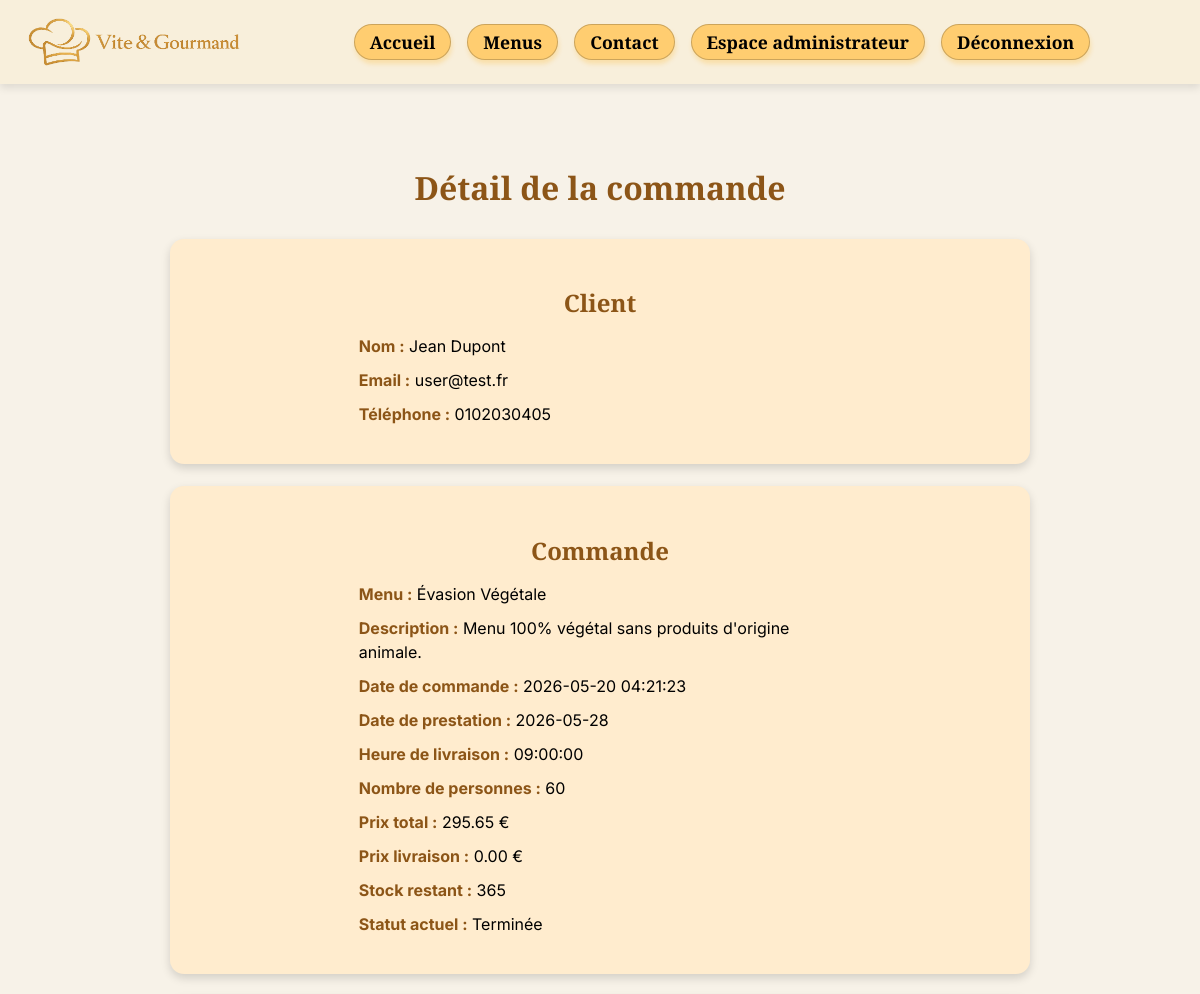
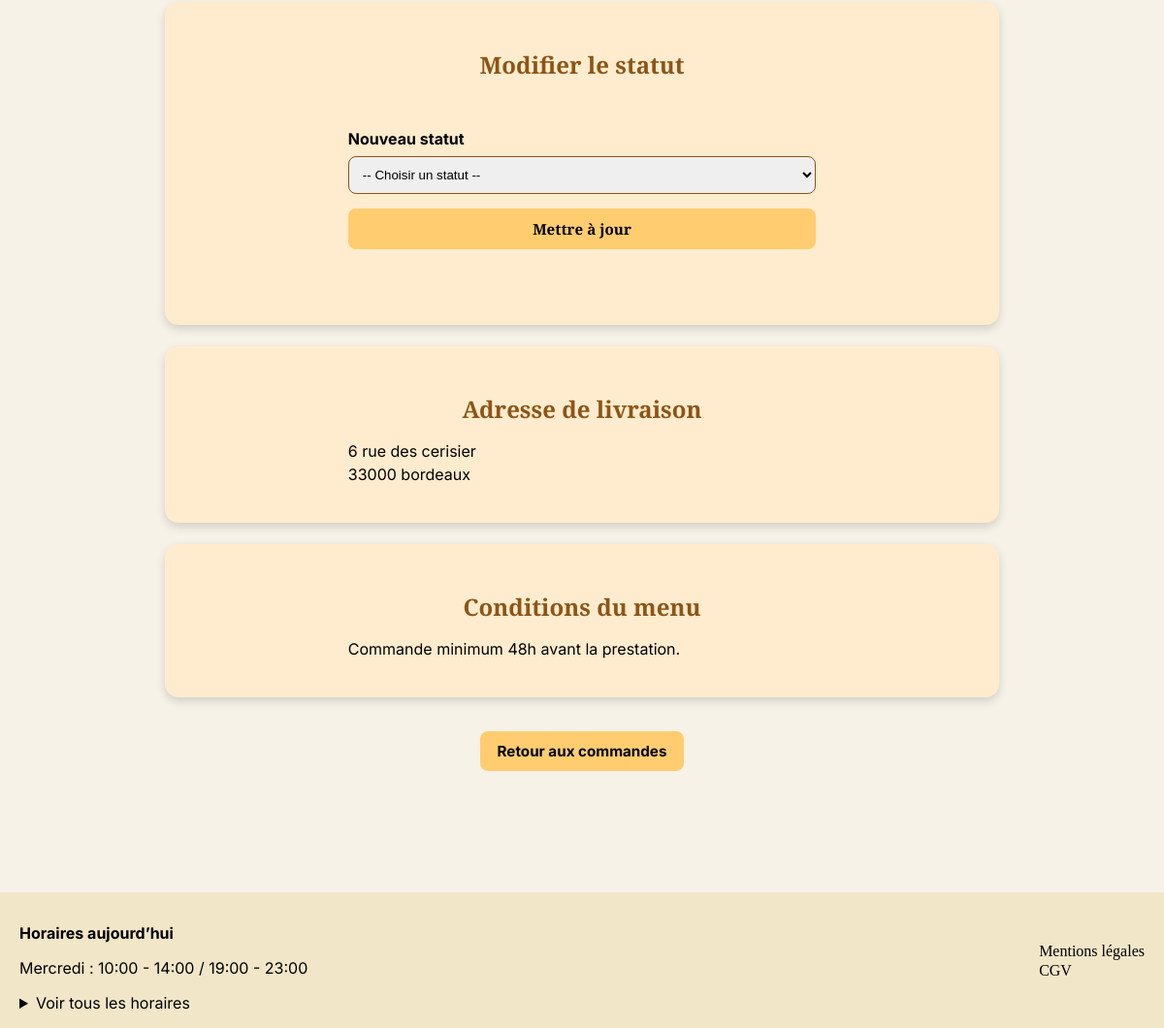
Page /public/detail-commande-employe.php?id=43 (signed in) on the committed database (2 pictures, top to bottom).
### tables this page shows
CREATE TABLE `commande` (
  `id` int(11) NOT NULL,
  `date_commande` datetime NOT NULL DEFAULT current_timestamp(),
  `date_prestation` date NOT NULL,
  `heure_livraison` time NOT NULL,
  `adresse_livraison` varchar(255) NOT NULL,
  `ville_livraison` varchar(100) NOT NULL,
  `code_postal` varchar(10) NOT NULL,
  `distance_km` decimal(6,2) NOT NULL DEFAULT 0.00,
  `nb_personnes` int(11) NOT NULL,
  `prix_total` decimal(10,2) NOT NULL,
  `prix_livraison` decimal(10,2) NOT NULL DEFAULT 0.00,
  `utilisateur_id` int(11) NOT NULL,
  `menu_id` int(11) NOT NULL,
  `statut_commande` enum('en_attente','accepte','annulee','en_preparation','en_cours_de_livraison','livree','en_attente_retour_materiel','terminee') NOT NULL DEFAULT 'en_attente',
  `mode_contact_annulation` varchar(50) DEFAULT NULL,
  `motif_annulation` text DEFAULT NULL
);

CREATE TABLE `utilisateur` (
  `id` int(11) NOT NULL,
  `nom` varchar(100) NOT NULL,
  `prenom` varchar(100) NOT NULL,
  `email` varchar(255) NOT NULL,
  `telephone` varchar(20) NOT NULL,
  `adresse` varchar(255) NOT NULL,
  `code_postal` varchar(10) NOT NULL,
  `ville` varchar(100) NOT NULL,
  `mot_de_passe` varchar(255) NOT NULL,
  `date_creation` datetime NOT NULL DEFAULT current_timestamp(),
  `actif` tinyint(1) NOT NULL DEFAULT 1,
  `role_id` int(11) NOT NULL,
  `reset_token` varchar(255) DEFAULT NULL,
  `reset_token_expire` datetime DEFAULT NULL
);

CREATE TABLE `menu` (
  `id` int(11) NOT NULL,
  `titre` varchar(100) NOT NULL,
  `description` varchar(255) NOT NULL,
  `nombre_personne_min` int(11) NOT NULL,
  `prix_min` decimal(10,2) NOT NULL,
  `condition_menu` varchar(255) NOT NULL,
  `stock_disponible` int(11) NOT NULL,
  `actif` tinyint(1) NOT NULL DEFAULT 1,
  `theme_id` int(11) NOT NULL,
  `regime_id` int(11) NOT NULL
);

### public/detail-commande-employe.php (the view, shortened to what this page needs)
<?php
require_once __DIR__ . '/../includes/db.php';
$commande_id = (int) ($_GET['id'] ?? 0);
$sql = "
    SELECT
        commande.*,
        utilisateur.nom,
        utilisateur.prenom,
        utilisateur.email,
        utilisateur.telephone,
        menu.titre AS menu_titre,
        menu.description AS menu_description,
        menu.condition_menu,
        menu.stock_disponible
    FROM commande
    JOIN utilisateur ON commande.utilisateur_id = utilisateur.id
    JOIN menu ON commande.menu_id = menu.id
    WHERE commande.id = ?
";
$stmt = $pdo->prepare($sql);
$stmt->execute([$commande_id]);
$commande = $stmt->fetch(PDO::FETCH_ASSOC);
$statuts_labels = [
    'en_attente' => 'En attente',
    'accepte' => 'Accepté',
    'annulee' => 'Annulée',
    'en_preparation' => 'En préparation',
    'en_cours_de_livraison' => 'En cours de livraison',
    'livree' => 'Livrée',
    'en_attente_retour_materiel' => 'En attente du retour matériel',
    'terminee' => 'Terminée'
];
require_once __DIR__ . '/../includes/header.php';
?>
<main class="detail-commande-employe">
    <h1>Détail de la commande</h1>
    <section class="detail-employe-section">
        <h2>Client</h2>
        <p>
            <strong>Nom :</strong>
            <?= htmlspecialchars($commande['prenom'] . ' ' . $commande['nom']) ?>
        </p>
        <p>
            <strong>Email :</strong>
            <?= htmlspecialchars($commande['email']) ?>
        </p>
        <p>
            <strong>Téléphone :</strong>
            <?= htmlspecialchars($commande['telephone']) ?>
        </p>
    </section>
    <section class="detail-employe-section">
        <h2>Commande</h2>
        <p>
            <strong>Menu :</strong>
            <?= htmlspecialchars($commande['menu_titre']) ?>
        </p>
        <p>
            <strong>Description :</strong>
            <?= htmlspecialchars($commande['menu_description']) ?>
        </p>
        <p>
            <strong>Date de commande :</strong>
            <?= htmlspecialchars($commande['date_commande']) ?>
        </p>
        <p>
            <strong>Date de prestation :</strong>
            <?= htmlspecialchars($commande['date_prestation']) ?>
        </p>
        <p>
            <strong>Heure de livraison :</strong>
            <?= htmlspecialchars($commande['heure_livraison']) ?>
        </p>
        <p>
            <strong>Nombre de personnes :</strong>
            <?= htmlspecialchars($commande['nb_personnes']) ?>
        </p>
        <p>
            <strong>Prix total :</strong>
            <?= htmlspecialchars($commande['prix_total']) ?> €
        </p>
        <p>
            <strong>Prix livraison :</strong>
            <?= htmlspecialchars($commande['prix_livraison']) ?> €
        </p>
        <p>
            <strong>Stock restant :</strong>
            <?= htmlspecialchars($commande['stock_disponible']) ?>
        </p>
        <p>
            <strong>Statut actuel :</strong>
            <?= htmlspecialchars(
                $statuts_labels[$commande['statut_commande']]
                ?? $commande['statut_commande']
            ) ?>
        </p>
    </section>
    <section class="detail-employe-section">
        <h2>Modifier le statut</h2>
        <form method="POST" class="detail-employe-form">
            <label for="statut_commande">
                Nouveau statut
            </label>
            <select name="statut_commande" id="statut_commande" required>
                <option value="">
                    -- Choisir un statut --
                </option>
            </select>
            <button type="submit" class="detail-employe-bouton">
                Mettre à jour
            </button>
        </form>
    </section>
    <section class="detail-employe-section">
        <h2>Adresse de livraison</h2>
        <p>
            <?= htmlspecialchars($commande['adresse_livraison']) ?><br>
            <?= htmlspecialchars($commande['code_postal']) ?>
            <?= htmlspecialchars($commande['ville_livraison']) ?>
        </p>
    </section>
    <section class="detail-employe-section">
        <h2>Conditions du menu</h2>
        <p>
            <?= nl2br(htmlspecialchars($commande['condition_menu'])) ?>
        </p>
    </section>
    <div class="detail-employe-actions">
        <a href="employe-commandes.php" class="detail-employe-lien">
            Retour aux commandes
        </a>
    </div>
</main>
<?php require_once __DIR__ . '/../includes/footer.php'; ?>

### public/assets/css/style.css (style rules this page uses)
* { box-sizing: border-box; }
body { font-family: "Inter", sans-serif; background-color: #F7F2E8; color: #000; margin: 0; }
h1 { font-family: "Playfair Display", serif; }
h2, h3, nav a, button { font-family: "playfair", serif; }

### public/assets/css/auth.css (style rules this page uses)
form { max-width: 480px; margin: 50px auto; padding: 25px; background-color: #FFECCE; border-radius: 20px; box-shadow: 0 4px 10px rgba(0, 0, 0, 0.15); }
form button { width: 100%; padding: 12px; background-color: #FFCD70; border: 1px solid rgba(0, 0, 0, 0.2); border-radius: 999px; font-weight: bold; cursor: pointer; }

### public/assets/css/detail-commande-employe.css (style rules this page uses)
.detail-commande-employe { max-width: 900px; margin: 0 auto; padding: 40px 20px; }
.detail-commande-employe h1 { text-align: center; color: #8C5517; margin-bottom: 30px; }
.detail-employe-section { background-color: #FFECCE; padding: 28px; margin-bottom: 22px; border-radius: 14px; box-shadow: 0 4px 10px rgba(0, 0, 0, 0.15); }
.detail-employe-section h2, .detail-employe-section p, .detail-employe-form { width: 60%; margin-left: auto; margin-right: auto; text-align: left; }
.detail-employe-section h2 { color: #8C5517; margin-bottom: 15px; text-align: center; }
.detail-employe-section p { margin: 10px auto; line-height: 1.5; }
.detail-employe-section strong { color: #8C5517; }
.detail-employe-form { max-width: none; padding: 0; background-color: transparent; box-shadow: none; border-radius: 0; }
.detail-employe-form label { display: block; margin-bottom: 8px; font-weight: bold; }
.detail-employe-form select { width: 100%; padding: 10px; margin-bottom: 15px; border: 1px solid #8C5517; border-radius: 8px; }
.detail-employe-bouton, .detail-employe-lien { display: inline-block; padding: 11px 18px; background-color: #FFCD70; color: #000; text-decoration: none; border: none; border-radius: 8px; font-weight: bold; font-size: 0.95rem; }
.detail-employe-bouton { width: 100%; }
.detail-employe-actions { text-align: center; margin-top: 30px; margin-bottom: 20px; }
.detail-employe-actions a { margin: 5px; }

### rows in the picture
commande: utilisateur.nom "Jean Dupont", utilisateur.email "user@test.fr", utilisateur.telephone "0102030405", menu.titre "Évasion Végétale", menu.description "Menu 100% végétal sans produits d'origine animale.", date_commande "2026-05-20 04:21:23", date_prestation "2026-05-28", heure_livraison "09:00:00", nb_personnes "60", prix_total "295.65", prix_livraison "0.00", menu.stock_disponible "365", statut_commande "Terminée", adresse_livraison "6 rue des cerisier", code_postal "33000", ville_livraison "bordeaux", menu.condition_menu "Commande minimum 48h avant la prestation."
